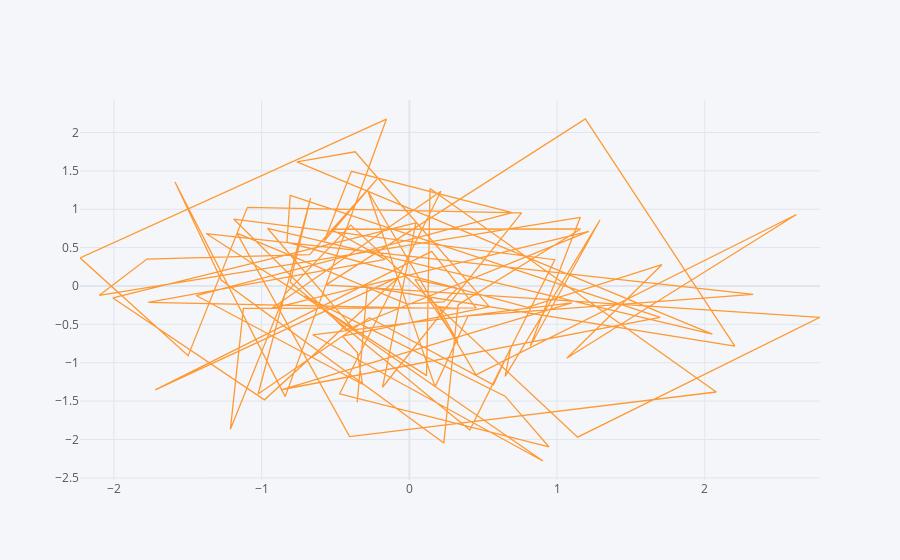

Notebook code for this chart:
### Code cell
df.iplot(kind='scatter', x='A', y='B')
